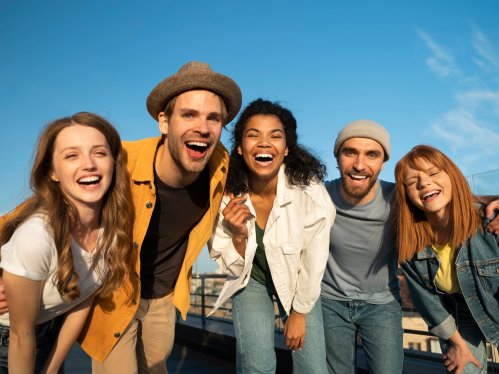
#> input picture A50308/image.png, 499 x 374 px, given in place of macao_a-importancia-dos-lacos-de-amizade-em-nossa-vidas.jpeg, which was not available
$ jupyter execute --allow-errors project1.ipynb   (text cells are left out)
#> lines starting #> are read from the running program, lines starting #| are printed output that depends on the picture; after the words box and inside, x2 and y2 are one past the last pixel; in counts of white or black regions, pixels touching at a corner belong together; pictures that were not available may be replaced by others from this repository, and a replacement may not be noted
[cell 1]
import cv2
import os
import matplotlib.pyplot as plt

# load image
img_path = os.path.join(os.getcwd(), 'formacao_a-importancia-dos-lacos-de-amizade-em-nossa-vidas.jpeg')
img = cv2.imread(img_path)
#> img is the input picture: shape (374, 499, 3); mean B, G, R 120.6, 121.7, 110.4

# initialize pre-trained classifier
classifier = cv2.CascadeClassifier(cv2.data.haarcascades + "haarcascade_frontalface_default.xml")

# convert the image to grayscale
gray = cv2.cvtColor(img, cv2.COLOR_BGR2GRAY)
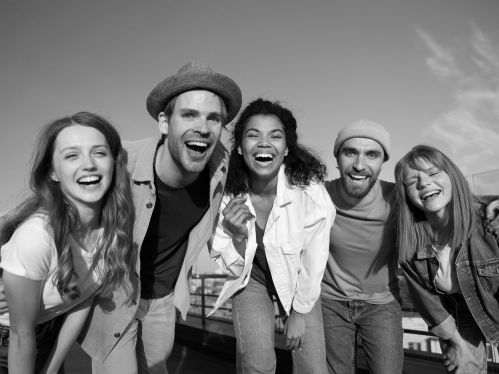
#> gray: shape (374, 499); min 0, max 250, mean 118.2

faces = classifier.detectMultiScale(img)# result
#> faces = [[236, 114, 57, 57], [333, 133, 55, 55], [167, 90, 68, 68], [49, 125, 73, 73], [103, 160, 60, 60], [174, 205, 93, 93]]
# to draw faces on image
for result in faces:
    x, y, w, h = result
    x1, y1 = x + w, y + h
    cv2.rectangle(img, (x, y), (x1, y1), (0, 0, 255), 2)
#> this loop made 6 passes
#> (x, y, w, h, x1, y1) on passes 1 to 6: (236, 114, 57, 57, 293, 171), (333, 133, 55, 55, 388, 188), (167, 90, 68, 68, 235, 158), (49, 125, 73, 73, 122, 198), (103, 160, 60, 60, 163, 220), (174, 205, 93, 93, 267, 298)
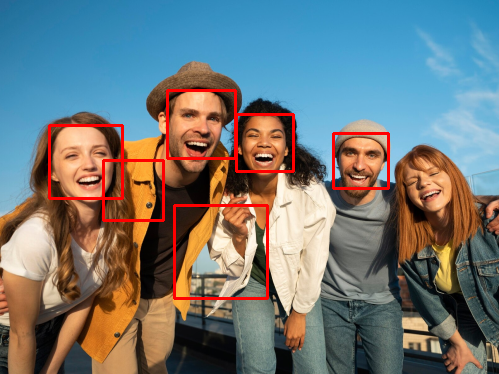
#> img: shape (374, 499, 3); 2.54% of pixels changed, all inside (x1, y1, x2, y2) = (48, 89, 390, 300)

# display the result
#cv2.imshow('img', img)
#cv2.waitKey()
#cv2.destroyAllWindows()

# convert from BGR to RGB to show on plt
image = cv2.cvtColor(img, cv2.COLOR_BGR2RGB)
plt.imshow(image)

[cell 2]
# !brew install cmake boost
# !pip install dlib
import dlib
import cv2
#> (the rest of this cell did not finish here and is left out)

[cell 3]
# !pip install tqdm
import os
import cv2
import matplotlib.pyplot as plt
from tqdm import tqdm

# Prepare the training set consisting of N faces, x1...xN, properly aligned
faces_path = os.path.join(os.getcwd(), 'faces', 'Original Images', 'Original Images')

X, Y = [], []
for img_name in tqdm(os.listdir(faces_path)):
    face_folder = os.path.join(faces_path, img_name)
    for img_pic in os.listdir(face_folder):
        img_path = os.path.join(faces_path, img_name, img_pic)
        #os.rename(img_path, img_path.replace("jpg", "jpeg")) #was throwing error with jpg

        # read image
        img = cv2.imread(img_path, cv2.IMREAD_GRAYSCALE)
#> img: shape (374, 499); min 0, max 250, mean 122.4

        X.append(img)
        Y.append(img_path.split('/')[-1].split('_')[0])

plt.imshow(X[0], cmap='gray'), Y[0]

[cell 4]
import cv2
import dlib
import numpy as np

# Load face and eye detectors
#> (the rest of this cell did not finish here and is left out)

#> (a cell that did not finish here is left out)

[cell 6]
from sklearn.model_selection import train_test_split

# Prepare the training set consisting of N faces, x1...xN, properly aligned
faces_path = os.path.join(os.getcwd(), 'faces', 'Faces', 'Faces')

Xn, Yn = [], []
for img_name in os.listdir(faces_path):
    img_path = os.path.join(faces_path, img_name)
    #os.rename(img_path, img_path.replace("jpg", "jpeg")) #was throwing error with jpg

    # read image
    img = cv2.imread(img_path, cv2.IMREAD_GRAYSCALE)
    #img = cv2.resize(img, (56, 46))

    Xn.append(img)
    Yn.append(img_path.split('/')[-1].split('_')[0])

Xn, Yn = np.array(Xn), np.array(Yn)

#> (the rest of this cell did not finish here and is left out)

[cell 7]
from sklearn.metrics import pairwise_distances
class EigenfacesModel():
    def __init__(self, m: int = 20) -> None:
        self.m = m
        self.faces = None
        self.mean_face = None
        self.A = None
        self.R = None
        self.V = None
        self.W = None # W cols form and orthonormal basis
        self.projections = None # y = np.dot(W.T, A)

    def fit(self, Xtrain, ytrain):

        # transform images into vectors
        faces = []
        for image in Xtrain:
            image = cv2.resize(image, (56, 46))
            faces.append(image.flatten())
        self.faces = np.array(faces)
        print("Faces shape:", self.faces.shape)
        #Faces shape: (2562, 2576)

        # mean face
        self.mean_face = np.mean(self.faces, axis=0)
        self.mean_face = self.mean_face.reshape(((self.mean_face.shape[0], 1)))
        print("Mean Face shape:", self.mean_face.shape)
        #Mean Face shape: (2576, 1)

        # Compute matrix A containing the "AC components" of the faces from the training set
        self.A = self.faces.T - self.mean_face
        #self.A = self.A.T
        print("A element shape:", self.A[0].shape)
        #A element shape: (2576,)

        #self.A = self.A.T
        print("A shape:", self.A.shape)
        #A shape: (2562, 2576)

        # Compute the eigenvectors and eigenvalues of matrix R = ATA (size of N×N)
        self.R = np.dot(self.A.T, self.A)
        print("R shape:", self.R.shape)
        #R shape: (2576, 2576)
        eigvals, eigvecs = np.linalg.eig(self.R)
        print("eigvals shape:", eigvals.shape, "eigvecs shape:", eigvecs.shape)

        # Select m (maximum of N-1) eigenvectors from R, associated to the highest eigenvalues
        # and define matrix V (N×m), formed by the m eigenvectors of R
        if self.m==0: # good practice but more expensive
            m = min(eigvecs.shape[0], len(Xtrain) - 1)
        else:
            m = self.m
        print(m)

        # get top-m eigenvalues indices
        top_m_indices = np.argsort(eigvals)[::-1][:m]
        print("Top m indices:", top_m_indices)
        # get top-m eigevectors (V)
        self.V = eigvecs[:, top_m_indices]
        print("V shape:", self.V.shape)
        #V shape: (2576, 20)

        # Compute the weights for each face
        self.W = np.dot(self.A, self.V)
        print("W shape:", self.W.shape)
        # W shape: (2562, 20) devia ser ()
        self.W_ = self.W/np.linalg.norm(self.W, axis=0)
        print("W_ shape:", self.W_.shape)

        # Compute the projections of each face onto the face subspace
        #self.projections = np.dot(self.W, self.V.T)
        self.projections = np.dot(self.W.T, self.A)
        #self.projections = np.dot(self.W.T, self.W)
        print("Projections shape:", self.projections.shape)

    # [31 lines left out: function predict, not called in this run]

    def get_error_faces_and_reconstructions(self, indices=[0, 5, 10]):

        # Selected already centered samples from A
        selected_faces = self.A[:, indices]
        print("Selected faces:", selected_faces.shape)
        #Selected faces: (2576, 3)
        print("V shape:", self.V.shape)
        #V shape: (2562, 20)

        # Project each centered face onto the face subspace
        selected_projections = np.dot(selected_faces, self.V[indices])
        print("Selected faces projections shape:", selected_projections.shape)
        # Selected faces projections shape: (2576, 20)
        #Resconstructions shape: (2576, 3)
        #Error faces shape: (2576, 3)

        # Reconstruct each face
        #reconstructions = np.dot(self.W, np.dot(self.W.T, self.V.T))
        reconstructions = np.dot(selected_projections, self.V[indices].T) #+ self.mean_face
        #reconstructions = np.dot(self.V.T, selected_faces) + self.mean_face
        #reconstructions = np.dot(self.W.T, selected_faces) + self.mean_face
        print("Resconstructions shape:", reconstructions.shape)
        # Compute the error face for each reconstructed face
        error_faces = selected_faces - reconstructions - self.mean_face
        print("Error faces shape:", error_faces.shape)

        # Verify that the error face is orthogonal to the face subspace
        orthogonality = np.dot(error_faces, self.V[indices])
        print(orthogonality)
        # Verify that the error face is orthogonal to the face subspace
        #orthogonality = np.dot(error_faces.reshape(2576, -1).T, eigenfaces.V)
        print("Orthogonality check:", np.allclose(orthogonality, np.zeros((orthogonality.shape))))

        return error_faces, reconstructions

    def evaluate(self, ytrue, ypred):
        pass

eigenfaces = EigenfacesModel(m = 20) #len(Xn)-1)

#> (the rest of this cell did not finish here and is left out)

[cell 8]
ex = 66
#> (the rest of this cell did not finish here and is left out)

#> (a cell that did not finish here is left out)

[cell 10]
fig, axs = plt.subplots(1, 3, figsize=(12, 5))
#> (the rest of this cell did not finish here and is left out)

[cell 11]
class FisherfacesModel():
    def __init__(self, m: int = 20) -> None:
        self.m = m
        self.faces = None
        self.mean_face = None
        self.A = None
        self.R = None
        self.Wpca = None
        self.Wfisher = None

    def fit(self, Xtrain, ytrain):
        # transform images into vectors
        faces = []
        for image in Xtrain:
            image = cv2.resize(image, (56, 46))
            faces.append(image.flatten())
        self.faces = np.array(faces)
        print("Faces shape:", self.faces.shape)

        print("EigenfacesModel")
        pca = EigenfacesModel(self.m)
        pca.fit(Xtrain, ytrain)

        # compute mean face
        self.mean_face = pca.mean_face #np.mean(self.faces, axis=0)
        #self.mean_face = self.mean_face.reshape(((self.mean_face.shape[0], 1)))
        print("Mean Face shape:", self.mean_face.shape)

        # subtract mean face from each image
        self.A = pca.A #self.faces.T - self.mean_face
        print("A shape:", self.A.shape)


        labels_names = np.unique(ytrain)
        labels = [i for i in range(len(labels_names))]

        num_classes = len(labels)
        num_features = 46*56
        num_images = len(Xtrain)

        # Compute the Sb and Sw matrices
        Sb = np.zeros((num_features, num_features))
        Sw = np.zeros((num_features, num_features))
        for i,label in enumerate(labels_names):

            class_faces = self.faces[ytrain==label]
            class_mean = np.mean(class_faces, axis=0)
            #print("class_faces:", class_faces.shape)
            #print("class_mean:", class_mean.shape)

            class_diff = class_mean - self.mean_face
            #print("class_diff:", class_diff.shape)
            Sb += np.dot(class_diff.T, class_diff)

            class_centered = class_faces - class_mean
            #print("class_centered:", class_centered.shape)
            Sw += np.dot(class_centered.T, class_centered)


        # Compute PCA
        self.Wpca = pca.W
        self.Vpca = pca.V

        # Compute Sb and Sw in the PCA subspace
        Sb = np.dot(np.dot(self.Wpca.T, Sb), self.Wpca)
        Sw = np.dot(np.dot(self.Wpca.T, Sw), self.Wpca)
        #Sb = np.dot(np.dot(self.Vpca.T, Sb), self.Vpca)
        #Sw = np.dot(np.dot(self.Vpca.T, Sw), self.Vpca)

        # Determine the c-1 “larger eigenvectors” from the matrix Sw-1 Sb (mxm)
        # Compute the Fisherfaces basis
        inv_Sw_Sb = np.dot(np.linalg.inv(Sw), Sb)
        eigenvalues, eigenvectors = np.linalg.eig(inv_Sw_Sb)
        sorted_indices = np.argsort(eigenvalues.real)[::-1]
        #top_m_indices = sorted_indices[:m]
        eigenvalues = eigenvalues[sorted_indices]
        eigenvectors = eigenvectors[:, sorted_indices]
        self.Wfisher = np.dot(self.Wpca, eigenvectors[:, :num_classes - 1])
        # train projections
        self.projections = np.dot(self.Wfisher.T, self.A)
        #self.projections = np.dot(np.dot(self.Wfisher.T, self.Wpca), self.A)
        print("projections shape:", self.projections.shape)


    # [30 lines left out: function predict, not called in this run]

    def get_error_faces_and_reconstructions(self, indices=[0, 5, 10]):


        # Selected already centered samples from A
        selected_faces = self.A[:, indices]
        print("Selected faces:", selected_faces.shape)
        #Selected faces: (2576, 3)
        print("V shape:", self.Wfisher.shape)
        #V shape: (2562, 20)

        # Project each centered face onto the face subspace
        #selected_projections =np.dot(np.dot(selected_faces, self.Wfisher[indices]), self.Vpca)
        #selected_projections = np.dot(selected_faces, self.Wfisher[indices])
        selected_projections = np.dot(self.Wfisher[indices].T, selected_faces.T)
        print("Selected faces projections shape:", selected_projections.shape)
        # Selected faces projections shape: (2576, 20)
        #Resconstructions shape: (2576, 3)
        #Error faces shape: (2576, 3)

        # Reconstruct each face
        reconstructions = np.dot(selected_projections.T, self.Wfisher[indices].T) #+ self.mean_face
        #reconstructions = np.dot(self.V.T, selected_faces) + self.mean_face
        #reconstructions = np.dot(self.W.T, selected_faces) + self.mean_face
        print("Resconstructions shape:", reconstructions.shape)
        # Compute the error face for each reconstructed face
        error_faces = selected_faces - reconstructions
        print("Error faces shape:", error_faces.shape)
        return error_faces, reconstructions


    def evaluate(self, ytrue, ypred):
        pass

[cell 12]
fisherfaces = FisherfacesModel(m = 20)

#> (the rest of this cell did not finish here and is left out)

#> the loop in fit, `for image in Xtrain:` made 1 pass
#> pass 1, in fit, `image = cv2.resize(image, (56, 46))`:
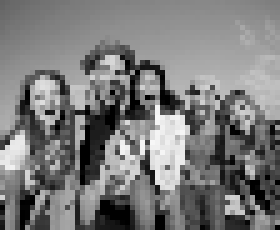
#> image: shape (46, 56) (shown 5 times larger); min 0, max 247, mean 122.7
#> after the loop in fit, `for image in Xtrain:`: faces = 1 item
#| Faces shape: (1, 2576)
#| Faces shape: (1, 2576)
#> in fit, `self.mean_face = np.mean(self.faces, axis=0)`: self.mean_face = 2576 values, max 247 at index 1319, min 0 at index 697, mean 122.7
#| Mean Face shape: (2576, 1)
#> in fit, `self.A = self.faces.T - self.mean_face`: self.A = 2576 values from 0 to 0
#| A element shape: (1,)
#| A shape: (2576, 1)
#> in fit, `self.R = np.dot(self.A.T, self.A)`: self.R = [0]
#| R shape: (1, 1)
#> in fit, `eigvals, eigvecs = np.linalg.eig(self.R)`: eigvecs = [1]
#| eigvals shape: (1,) eigvecs shape: (1, 1)
#> in fit, `top_m_indices = np.argsort(eigvals)[::-1][:m]`: top_m_indices = [0]
#| Top m indices: [0]
#> in fit, `self.V = eigvecs[:, top_m_indices]`: self.V = [1]
#| V shape: (1, 1)
#> in fit, `self.W = np.dot(self.A, self.V)`: self.W = 2576 values from 0 to 0
#| W shape: (2576, 1)
#| W_ shape: (2576, 1)
#> in fit, `self.projections = np.dot(self.W.T, self.A)`: self.projections = [0]
#| Projections shape: (1, 1)
#| Mean Face shape: (2576, 1)
#| A shape: (2576, 1)
#> in fit, `num_classes = len(labels)`: num_classes = 1
#> the loop in fit, `for i,label in enumerate(labels_names): ` made 1 pass
#> label on pass 1: 'image.png'
#> pass 1, in fit, `class_diff = class_mean - self.mean_face`:
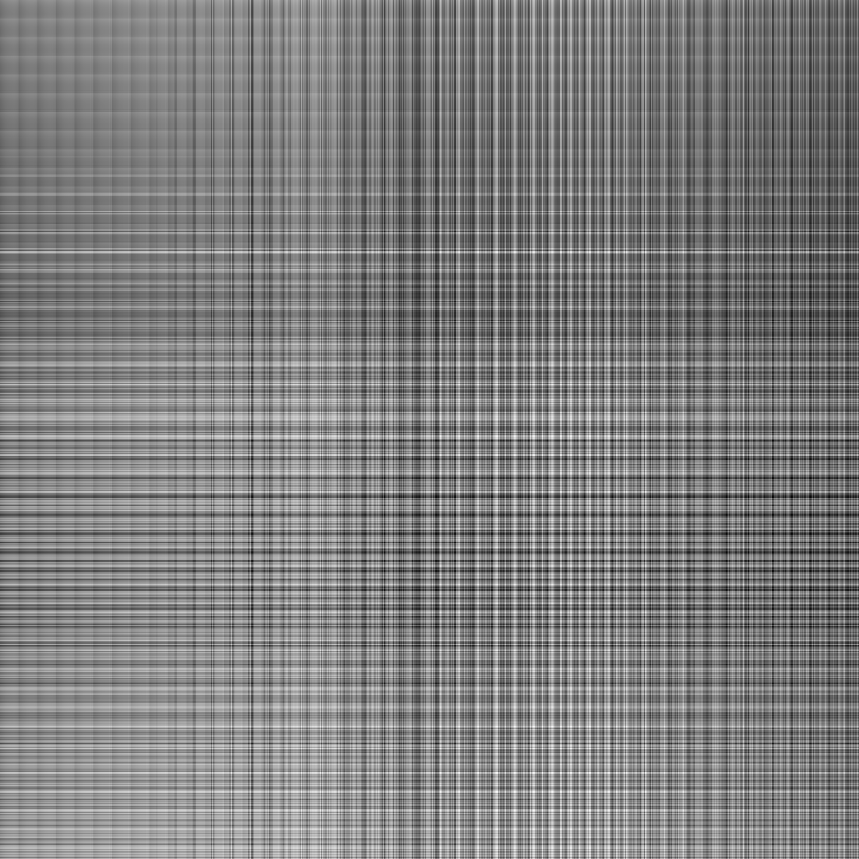
#> class_diff: shape (2576, 2576) float64 (shown at 1/3 size); min -247, max 247, mean 0; drawn with min black and max white
#> pass 1, in fit, `Sb += np.dot(class_diff.T, class_diff)`:
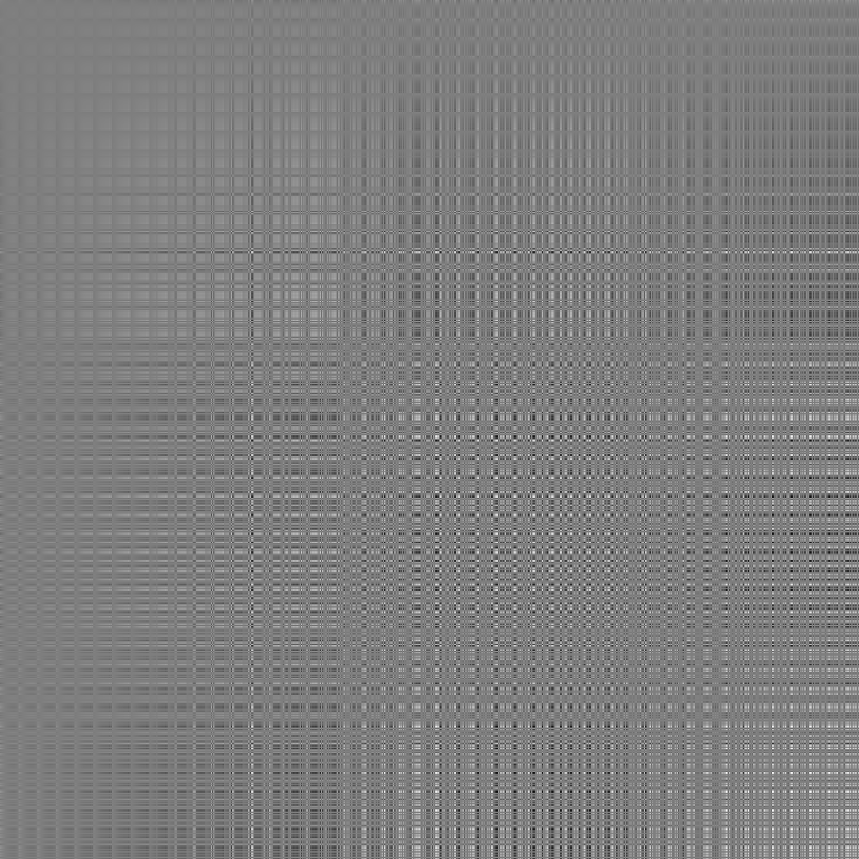
#> Sb: shape (2576, 2576) float64 (shown at 1/3 size); min -30862720, max 48216306, mean 8425488.9; drawn with min black and max white
#> in fit, `self.Wpca = pca.W`: self.Wpca = 2576 values from 0 to 0
#> in fit, `self.Vpca = pca.V`: self.Vpca = [1]
#> in fit, `Sb = np.dot(np.dot(self.Wpca.T, Sb), self.Wpca)`: Sb = [0]

$ run again, on hatglasses.png
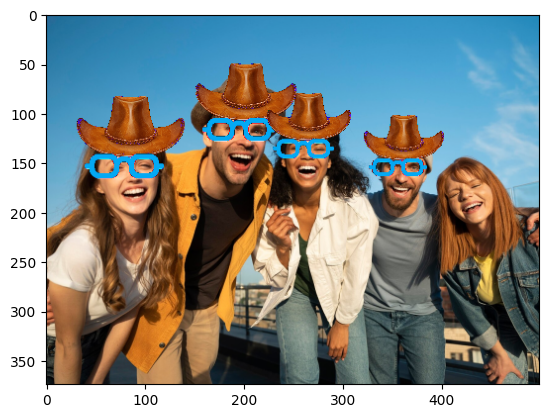
#> input picture hatglasses.png, 549 x 418 px, given in place of macao_a-importancia-dos-lacos-de-amizade-em-nossa-vidas.jpeg, which was not available
#> img is the input picture: shape (418, 549, 3); mean B, G, R 141.3, 143.8, 137.6
#> `gray = cv2.cvtColor(img, cv2.COLOR_BGR2GRAY)`:
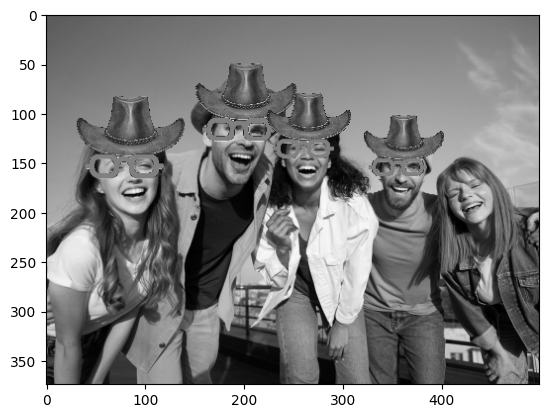
#> gray: shape (418, 549); min 0, max 255, mean 141.6
#> `faces = classifier.detectMultiScale(img)# result`: faces = [[276, 124, 60, 60], [148, 172, 62, 62], [374, 209, 65, 65], [93, 135, 77, 77], [218, 216, 92, 92]]
#> the loop `for result in faces:` made 5 passes
#> (x, y, w, h, x1, y1) on passes 1 to 5: (276, 124, 60, 60, 336, 184), (148, 172, 62, 62, 210, 234), (374, 209, 65, 65, 439, 274), (93, 135, 77, 77, 170, 212), (218, 216, 92, 92, 310, 308)
#> the loop in fit, `for image in Xtrain:` made 1 pass
#> after the loop in fit, `for image in Xtrain:`: faces = 1 item
#| Faces shape: (1, 2576)
#| Faces shape: (1, 2576)
#> self.mean_face = 2576 values, max 255 at index 0, min 0 at index 1145, mean 144.9
#| Mean Face shape: (2576, 1)
#> self.A = 2576 values from 0 to 0
#| A element shape: (1,)
#| A shape: (2576, 1)
#> self.R = [0]
#| R shape: (1, 1)
#> eigvecs = [1]
#| eigvals shape: (1,) eigvecs shape: (1, 1)
#> top_m_indices = [0]
#| Top m indices: [0]
#> self.V = [1]
#| V shape: (1, 1)
#> self.W = 2576 values from 0 to 0
#| W shape: (2576, 1)
#| W_ shape: (2576, 1)
#> self.projections = [0]
#| Projections shape: (1, 1)
#| Mean Face shape: (2576, 1)
#| A shape: (2576, 1)
#> num_classes = 1
#> the loop in fit, `for i,label in enumerate(labels_names): ` made 1 pass
#> label on pass 1: 'hatglasses.png'
#> pass 1, in fit, `Sb += np.dot(class_diff.T, class_diff)`:
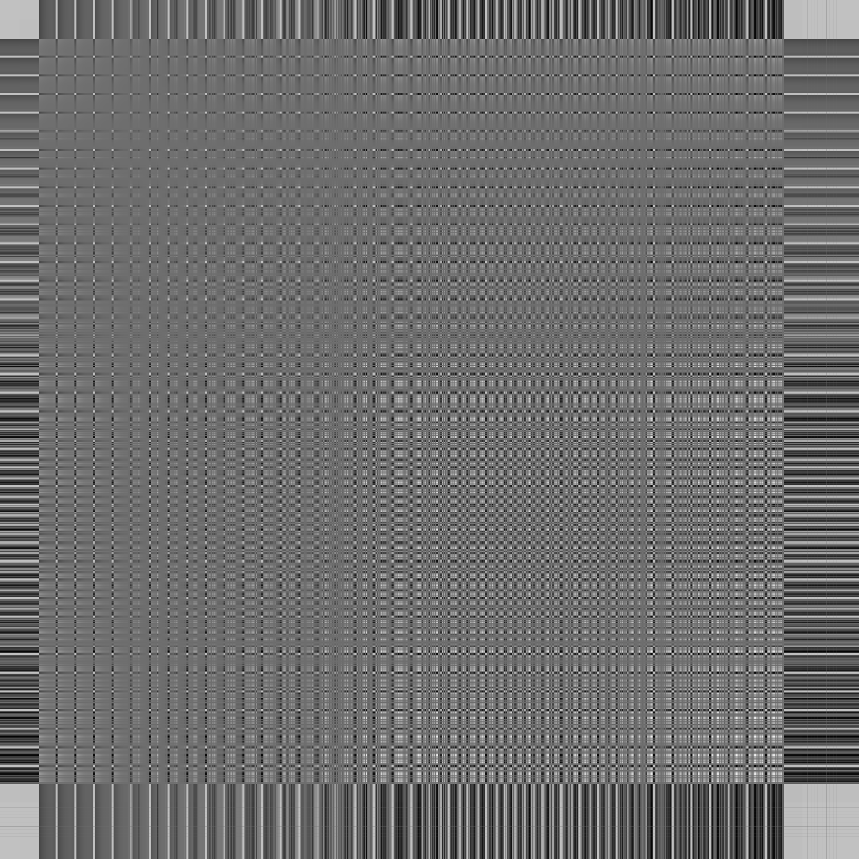
#> Sb: shape (2576, 2576) float64 (shown at 1/3 size); min -26802840, max 68370810, mean 14294477.4; drawn with min black and max white
#> self.Wpca = 2576 values from 0 to 0
#> self.Vpca = [1]
#> in fit, `Sb = np.dot(np.dot(self.Wpca.T, Sb), self.Wpca)`: Sb = [0]
